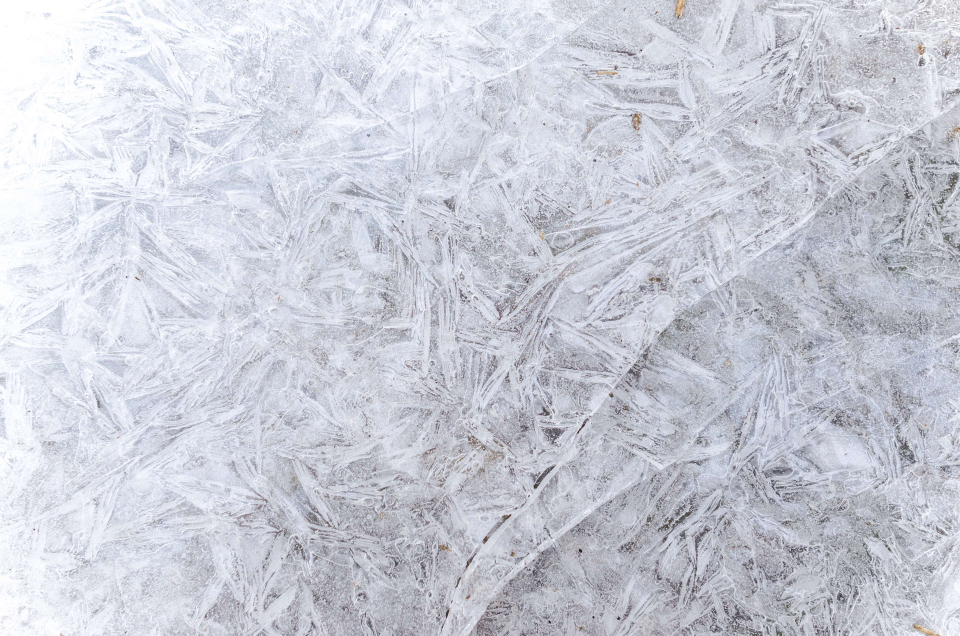
#> input picture lscd_calculation_for_mutant_models/mutation/hendrycks_framework/frost/1.jpg, 3840 x 2543 px (shown at 1/4 size)
$ python -i augmentation.py   (imports and definitions only)   (older library calls are emulated)
#> lines starting #> are read from the running program, lines starting #| are printed output that depends on the picture
#> further down, picture is the input picture: shape (2543, 3840, 3); mean B, G, R 215.7, 205.9, 203
# Copyright 2019 Google LLC
#
# Licensed under the Apache License, Version 2.0 (the "License");
# you may not use this file except in compliance with the License.
# You may obtain a copy of the License at
#
#         https://www.apache.org/licenses/LICENSE-2.0
#
# Unless required by applicable law or agreed to in writing, software
# distributed under the License is distributed on an "AS IS" BASIS,
# WITHOUT WARRANTIES OR CONDITIONS OF ANY KIND, either express or implied.
# See the License for the specific language governing permissions and
# limitations under the License.
# ==============================================================================
"""Base augmentations operators."""

import cv2
import numpy as np
import skimage as sk
from PIL import Image, ImageOps, ImageEnhance
from skimage.filters import gaussian

# KIA & A2D2 image size.
IMAGE_SIZE = 300


# [22 lines left out: functions int_parameter, float_parameter, not called in this run]


def sample_level(n):
    return np.random.uniform(low=0.1, high=n)


def autocontrast(pil_img, _):
    return ImageOps.autocontrast(pil_img)


def equalize(pil_img, _):
    return ImageOps.equalize(pil_img)


def posterize(pil_img, level):
    level = int_parameter(sample_level(level), 4)
    return ImageOps.posterize(pil_img, 4 - level)


# [5 lines left out: function rotate, not called in this run]


def solarize(pil_img, level):
    level = int_parameter(sample_level(level), 256)
    return ImageOps.solarize(pil_img, 256 - level)


# [26 lines left out: functions shear_x, shear_y, translate_x, translate_y, not called in this run]


# operation that overlaps with ImageNet-C's test set
def color(pil_img, level):
    level = float_parameter(sample_level(level), 1.8) + 0.1
    return ImageEnhance.Color(pil_img).enhance(level)


# operation that overlaps with ImageNet-C's test set
def contrast(pil_img, level):
    level = float_parameter(sample_level(level), 1.8) + 0.1
    return ImageEnhance.Contrast(pil_img).enhance(level)


# operation that overlaps with ImageNet-C's test set
def brightness(pil_img, level):
    level = float_parameter(sample_level(level), 1.8) + 0.1
    return ImageEnhance.Brightness(pil_img).enhance(level)


# operation that overlaps with ImageNet-C's test set
def sharpness(pil_img, level):
    level = float_parameter(sample_level(level), 1.8) + 0.1
    return ImageEnhance.Sharpness(pil_img).enhance(level)


def spatter(pil_img, loc=0.65, scale=0.5, sigma=0.3, sigma2=0.7, threshold=0.65):
    """
    Implementation of spatter from https://github.com/hendrycks/robustness/tree/master.
    """
#> called with loc = 0.65, scale = 0.5, sigma = 0.3, sigma2 = 0.7, threshold = 0.65
    c_img = np.array(pil_img, dtype=np.float32) / 255.0
    liquid_layer = np.random.normal(size=c_img.shape[:2], loc=loc, scale=scale)

    liquid_layer = gaussian(liquid_layer, sigma=sigma)
    liquid_layer[liquid_layer < threshold] = 0
    if np.random.rand(1) < 0.5:
        liquid_layer = (liquid_layer * 255).astype(np.uint8)
        dist = 255 - cv2.Canny(liquid_layer, 50, 150)
        dist = cv2.distanceTransform(dist, cv2.DIST_L2, 5)
        _, dist = cv2.threshold(dist, 20, 20, cv2.THRESH_TRUNC)
        dist = cv2.blur(dist, (3, 3)).astype(np.uint8)
        dist = cv2.equalizeHist(dist)
        # ker = np.array([[-1,-2,-3],[-2,0,0],[-3,0,1]], dtype=np.float32)
        # ker -= np.mean(ker)
        ker = np.array([[-2, -1, 0], [-1, 1, 1], [0, 1, 2]])
        dist = cv2.filter2D(dist, cv2.CV_8U, ker)
        dist = cv2.blur(dist, (3, 3)).astype(np.float32)

        factor = cv2.cvtColor(liquid_layer * dist, cv2.COLOR_GRAY2BGRA)
        factor /= np.max(factor, axis=(0, 1))
        factor *= sigma2

        # water is pale turqouise
        bgr = np.concatenate(
            (
                175 / 255.0 * np.ones_like(factor[..., :1]),
                238 / 255.0 * np.ones_like(factor[..., :1]),
                238 / 255.0 * np.ones_like(factor[..., :1]),
            ),
            axis=2,
        )

        bgra = cv2.cvtColor(bgr, cv2.COLOR_BGR2BGRA)
        c_img = cv2.cvtColor(c_img, cv2.COLOR_BGR2BGRA)

        c_img = cv2.cvtColor(np.clip(c_img + factor * bgra, 0, 1), cv2.COLOR_BGRA2BGR) * 255
    else:
        factor = np.where(liquid_layer > threshold, 1, 0)
        factor = gaussian(factor.astype(np.float32), sigma=sigma2)
        factor[factor < 0.8] = 0

        # mud brown
        bgr = np.concatenate(
            (
                63 / 255.0 * np.ones_like(c_img[..., :1]),
                42 / 255.0 * np.ones_like(c_img[..., :1]),
                20 / 255.0 * np.ones_like(c_img[..., :1]),
            ),
            axis=2,
        )

        bgr *= factor[..., np.newaxis]
        c_img *= 1 - factor[..., np.newaxis]
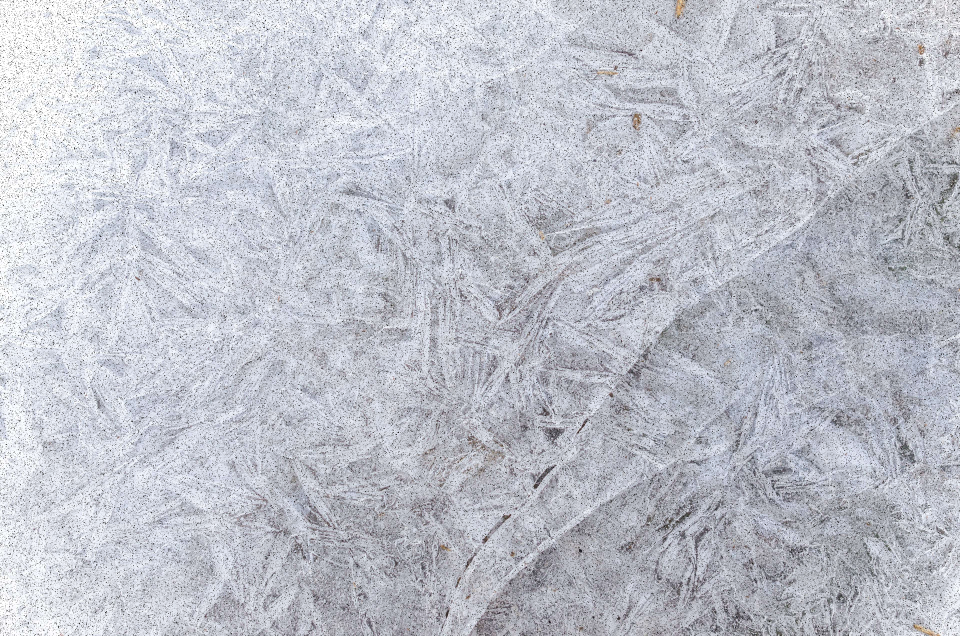
#> c_img: shape (2543, 3840, 3) float32 (shown at 1/4 size); mean B, G, R 0.817, 0.769, 0.755

        c_img = np.clip(c_img + bgr, 0, 1) * 255

    c_img = c_img.astype(np.uint8)
    c_img = Image.fromarray(c_img)

    return c_img


# [39 lines left out: functions specklenoise, gaussianblur, saturate, not called in this run]


augmentations_fuzzer = [
    autocontrast,
    equalize,
    posterize,
    color,
    sharpness,
    specklenoise,
    spatter,
    gaussianblur,
    saturate,
    solarize,
    contrast,
    brightness,
]

augmentations_fuzzer_name = [
    "autocontrast",
    " equalize",
    " posterize",
    " color",
    " sharpness",
    " specklenoise",
    " spatter",
    " gaussianblur",
    " saturate",
    " solarize",
    " contrast",
    " brightness",
]

augmentations_all = [
    autocontrast,
    equalize,
    posterize,
    rotate,
    solarize,
    shear_x,
    shear_y,
    translate_x,
    translate_y,
    color,
    contrast,
    brightness,
    sharpness,
]

>>> import cv2
>>> picture = cv2.imread('../hendrycks_framework/frost/1.jpg')
>>> result = spatter(picture)
